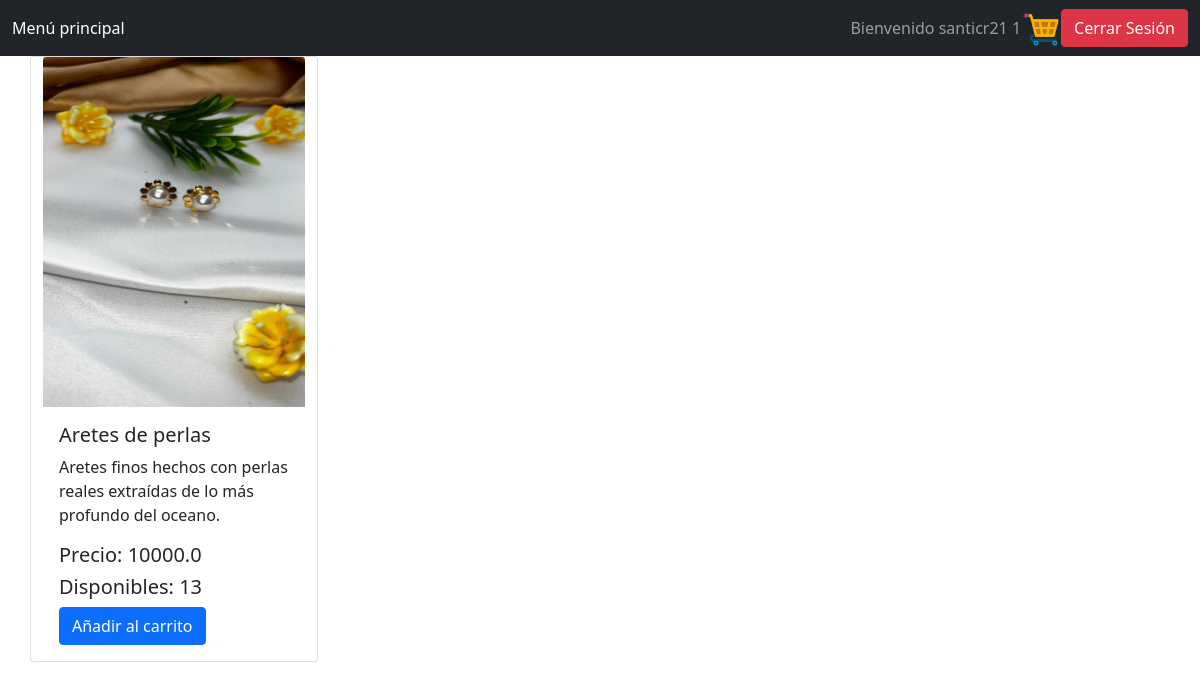
The app's page / (signed in), older data.
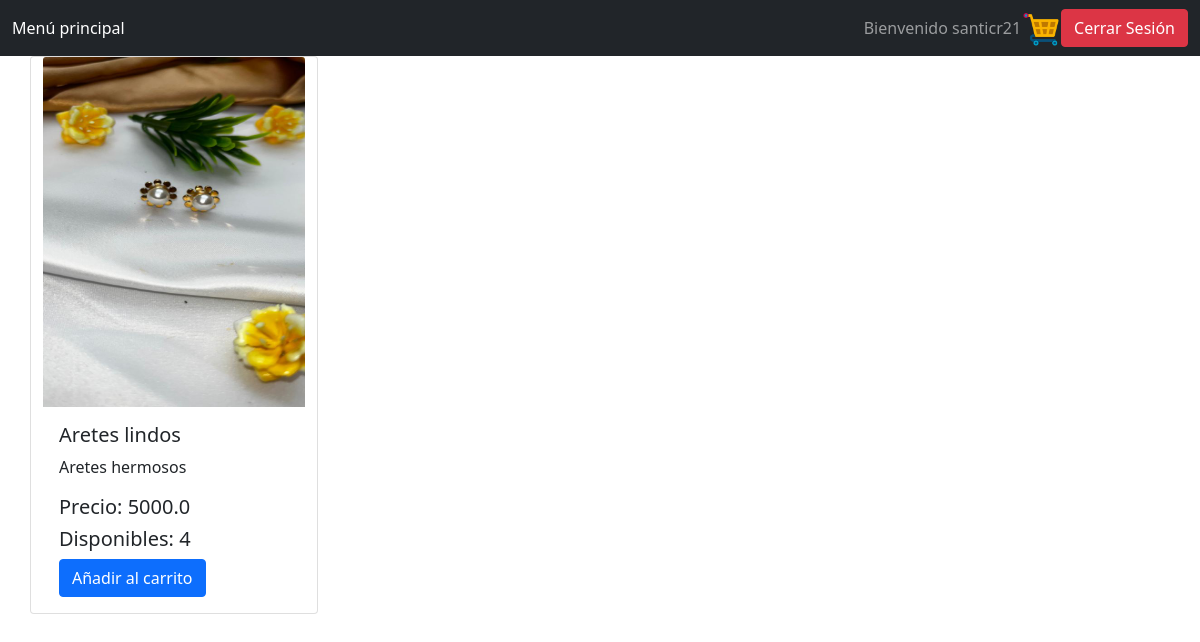
The same page, newer data.
### tables this page shows
CREATE TABLE Cart(
        User TEXT, ItemId INTEGER, Quantity INTEGER, FOREIGN KEY(User) REFERENCES User(Name), FOREIGN KEY(ItemId) REFERENCES Item(Id), PRIMARY KEY(User, ItemId)
    );

CREATE TABLE Item (Id INTEGER PRIMARY KEY AUTOINCREMENT, Name TEXT, Quantity INT, Price REAL, Sold INT, Description TEXT, URL TEXT);

### app.py (the view)
@app.route('/')
def index():
    rows = readItem()
    flag = 0
    amount = 0
    user, admin = "", ""
    rows = list(map(list, rows))
    if "user" in session:
        user = session["user"]
        lst = readCart(user)
        lst = list(map(list, lst))
        for l in lst:
            ans = itemsToShow(l[1], l[2])
            for i in range(len(rows)):
                if rows[i][0] == l[1]:
                    rows[i][2] = ans
        amount = 0
        for it in lst:
            amount += it[2]
        flag = 1
    elif "admin" in session:
        admin = session["admin"]
        flag = 2
    print(rows[0])
    return render_template('index.html', data = rows, user = user, flag = flag, admin = admin, amount = amount)

### controller.py (called while the page is built)
def readItem():
    conn = sqlite3.connect('items.db')
    cursor = conn.cursor()
    query1 = "SELECT * FROM item"
    rows = list(cursor.execute(query1))
    return rows

def readCart(user):
    conn = sqlite3.connect('items.db')
    cursor = conn.cursor()
    query1 = f"SELECT * FROM Cart WHERE User = '{user}'"
    rows = cursor.execute(query1)
    lst = list(rows)
    conn.close()
    return lst

def itemsToShow(itemId, quant2):
    ans = quant2
    conn = sqlite3.connect("items.db")
    cursor = conn.cursor()
    query1 = f"SELECT Quantity FROM Item WHERE Id = {itemId}"
    lst = list(cursor.execute(query1))
    if len(lst) > 0:
        quant = int(lst[0][0])
        ans = quant - quant2
    conn.close()
    return ans

### templates/index.html (shortened to what this page needs)
<!DOCTYPE html>
<html>
    <head>
        <link href="https://cdn.jsdelivr.net/npm/bootstrap@5.0.2/dist/css/bootstrap.min.css" rel="stylesheet">
    </head>
    <body>
        <nav class="navbar navbar-dark bg-dark">
            <div class="container-fluid">
                <ul class="navbar-nav me-auto mb-2 mb-lg-0">
                    <li class="nav-item">
                        <a class="nav-link active" aria-current="page" href="{{ url_for('index') }}">
                            Menú principal
                        </a>
                    </li>
                </ul>
                {% if flag == 0 %}
                    <a href="{{ (url_for('login')) }}">
                        <button type="submit" class="btn btn-success">Iniciar Sesión</button>
                    </a>
                    &nbsp&nbsp
                    <a href="{{ (url_for('register')) }}">
                        <button type="submit" class="btn btn-danger">Registrarse</button>
                    </a>
                {% elif flag == 1 %}
                    <span class="navbar-text">Bienvenido {{ user }} {% if amount > 0 %} {{ amount }} {% endif %}</span>
                    <a href="{{ url_for('cart') }}">
                        <img src="/static/cart.png" style="width: 2.5rem;">
                    </a>
                    <form action="{{ (url_for('logout')) }}">
                        <button type="submit" class="btn btn-danger">Cerrar Sesión</button>
                    </form>
                {% endif %}
            </div>
        </nav>
        <div class="container">
			<div class="row">
		        {% for row in data %}
                    {% if row[2] > 0%}
                        <div class="card" style="width: 18rem;">
                            <img src="{{ row[6] }}" class="card-img-top" width="350" height="350" alt="{{ row[1] }}">
                            <div class="card-body">
                                <h5 class="card-title">{{ row[1] }}</h5>
                                <p class="card-text">
                                    {{ row[5] }}
                                </p>
                                <h5>Precio: {{ row[3] }}</h5>
                                <h5>Disponibles: {{ row[2] }}</h5>
                                {% if user %}
                                <form action="{{ url_for('add_cart', itemId = row[0], user = user) }}">
                                    <button type="submit" class="btn btn-primary">Añadir al carrito</button>
                                </form>
                                {% endif %}
                            </div>
                        </div>
                    {% endif %}
		        {% endfor %}
		    </div>
		</div>
    </body>
</html>

Row changes from the older to the newer data that the page shows:
removed Cart: User "santicr21"
no longer on this page (row edited): Item: URL (picture), Name "Aretes de perlas", Description "Aretes finos hechos con perlas reales extraídas de lo más profundo del oceano.", Price "10000.0", row "13"
added Item: URL (picture), Name "Aretes lindos", Description "Aretes hermosos", Price "5000.0", Quantity "4"
Text that changed along with them:
{{ user }}: (not shown) → "santicr21"
{{ amount }}: "1" → (not shown)
